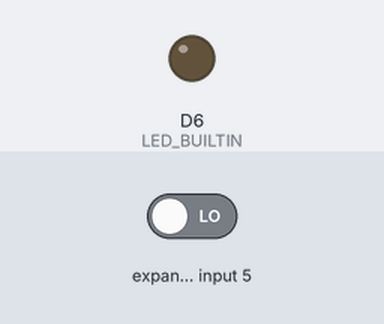
A sketch run on a simulated Arduino MKR. On the bench: output pins drawn as LEDs (lit = HIGH). The inputs (shaded band) are chosen by the test bench; at power-on: expander input 5 LOW. The local clock reads 2024-03-15 10:24:30 at power-on unless the sketch sets it; storage starts empty; what the sketch prints to the serial monitor is not drawn.

Above: at 2.2 s.
2.3 s: expander input 5 driven HIGH
At 3.0 s:
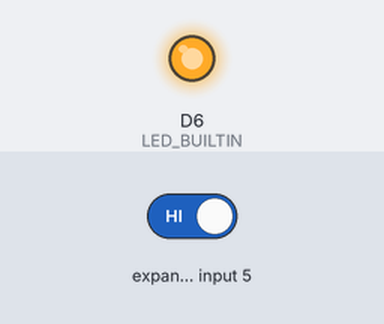
Timing chart, 0 to 5.5 s (numbered marks = the images above; inputs shaded):
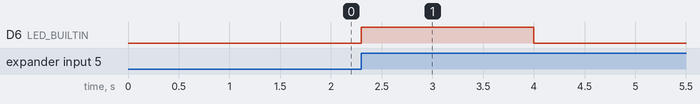

The sketch:

MKR_Interrupt_RTC_logger.ino
```cpp
/*
  Accelerometer wake
  Sets the realtime clock on any of the MKR or M0 boards
  using the compile time and compile date.
  Logs the time once per second.

  Uses an LIS3DH accelerometer as an interrupt
  to wake the processor as a simple motion detector

  created 25 Nov. 2018
  modified 16 April 2019
  by Tom Igoe
*/

#include <Wire.h>
#include <Adafruit_LIS3DH.h>
#include <ArduinoLowPower.h>
#include <RTCZero.h>
#include <SPI.h>
#include <SD.h>

// tap threshold for accelerometer sensitivity tap force.
// A rough formula is (40 to 80) / range.
// Higher numbers = less sensitivity:
const int  TAP_THRESHOLD = 10;
// The chip select pin.
// For MKRZero it's SDCARD_SS_PIN
// for mem shield, it's 4
const int  SD_CHIP_SELECT = SDCARD_SS_PIN;

// init accelerometer:
Adafruit_LIS3DH accelerometer = Adafruit_LIS3DH();
// init realtime clock:
RTCZero rtc;

String logFile = "DATALOG.CSV";  // data file name
volatile bool tap = false;       // tap occurred?
volatile bool alarm = false;     // alarm occurred?
bool accelAvailable = false;     // accelerometer working?
bool SDAvailable = false;        // SD card slot working?

void setup() {
  Serial.begin(9600);
  // delay 1 second so sleep doesn't occur right away:
  delay(1000);
  // initialize LED pin:
  pinMode(LED_BUILTIN, OUTPUT);

  // initialize SD card:
  SDAvailable = SD.begin(SD_CHIP_SELECT);
  // start the accelerometer. Address 0x18 for Adafruit breakout,
  // 0x19 for Sparkfun breakout:
  accelAvailable = accelerometer.begin(0x19);
  Serial.println("Card working: " + String(SDAvailable));
  Serial.println("Accelerometer working: " + String(accelAvailable));
  // if either is not working, stop:
  while (!accelAvailable || !SDAvailable) {
    // stop and do nothing
  }

  // open the data file:
  File dataFile = SD.open(logFile, FILE_WRITE);
  // write a header to the file:
  if (dataFile) {
    dataFile.println("date:,time:,tap:");
    dataFile.close();
  }

  // initialize the realtime clock:
  rtc.begin();
  // set time and date from the compiler:
  setTimeFromCompile();
  setDateFromCompile();

  // set wakeup alarm time, once a minute:
  rtc.setAlarmTime(00, 00, 00);
  rtc.enableAlarm(rtc.MATCH_SS);
  rtc.attachInterrupt(alarmWake);

  // set accelerometer range (2, 4, 8, or 16G):
  accelerometer.setRange(LIS3DH_RANGE_2_G);

  // set tap:
  // 0 = no tap interrupt
  // 1 = single tap interrupt
  // 2 = double tap interrupt output
  // also set threshold.
  accelerometer.setClick(1, TAP_THRESHOLD);
  // set interrupt om digital pin 1:
  LowPower.attachInterruptWakeup(digitalPinToInterrupt(1), getTap, CHANGE);
}

void loop() {
  // if tap or alarm occurs, wake up and log:
  if (tap || alarm) {
    digitalWrite(LED_BUILTIN, HIGH);
    // make a string for the log:
    String reading = getDateStamp();
    reading += "," + getTimeStamp();
    reading += "," + String(tap);
    cardWrite(reading);
    // reset tap and alarm:
    tap = false;
    alarm = false;
  }

  // sleep after three seconds (millis() resets on sleep):
  if (millis() / 1000 > 3) {
    // turn the LED off:
    digitalWrite(LED_BUILTIN, LOW);
    LowPower.sleep();
  }
}

// interrupt service routine for tap:
void getTap() {
  tap = true;
}

// interrupt service routine for alarm:
void alarmWake() {
  alarm = true;
}

// write a string to the SD card:
void cardWrite(String message) {
  // If the SD card initialized correctly,
  // write to it:
  if (SDAvailable) {
    File dataFile = SD.open(logFile, FILE_WRITE);
    if (dataFile) {
      dataFile.println(message);
      dataFile.close();
    }
  }
}

// format the time as hh:mm:ss
String getTimeStamp() {
  String timestamp = "";
  if (rtc.getHours() <= 9) timestamp += "0";
  timestamp += rtc.getHours();
  timestamp += ":";
  if (rtc.getMinutes() <= 9) timestamp += "0";
  timestamp += rtc.getMinutes();
  timestamp += ":";
  if (rtc.getSeconds() <= 9) timestamp += "0";
  timestamp += rtc.getSeconds();
  return timestamp;
}

// format the date as dd-mm-yyyy:
String getDateStamp() {
  String datestamp = "";
  if (rtc.getDay() <= 9) datestamp += "0";
  datestamp += rtc.getDay();
  datestamp += "-";
  if (rtc.getMonth() <= 9) datestamp += "0";
  datestamp += rtc.getMonth();
  // add century:
  datestamp += "-20";
  if (rtc.getYear() <= 9) datestamp += "0";
  datestamp += rtc.getYear();
  return datestamp;
}


// set the rtc time from the compile time:
void setTimeFromCompile() {
  // get the compile time string:
  String compileTime = String(__TIME__);
  // break the compile time on the colons:
  int h = compileTime.substring(0, 2).toInt();
  int m = compileTime.substring(3, 5).toInt();
  int s = compileTime.substring(6, 8).toInt();

  // set the time from the derived numbers:
  rtc.setTime(h, m, s);
}

// set the rtc time from the compile date:
void setDateFromCompile() {
  String months[] = {
    "Jan", "Feb", "Mar", "Apr", "May", "Jun",
    "Jul", "Aug", "Sep", "Oct", "Nov", "Dec"
  };
  // get the compile date:
  String compileDate = String(__DATE__);

  // get the date substring
  String monthStr = compileDate.substring(0, 3);

  int m = 0;    // variable for the date as an integer
  // see which month matches the month string:
  for (int i = 0; i < 12; i++) {
    if (monthStr == months[i]) {
      // the first month is 1, but its array position is 0, so:
      m = i + 1;
      // no need to continue the rest of the for loop:
      break;
    }
  }

  // get the day and year as substrings, and convert to numbers:
  int d = compileDate.substring(4, 6).toInt();
  int y = compileDate.substring(9, 11).toInt();
  // set the date from the derived numbers:
  rtc.setDate(d, m, y);
}
```

Measured:
- after the input at 2.3 s, D6 (LED_BUILTIN): LOW → HIGH at once, → LOW 1.7 s later
